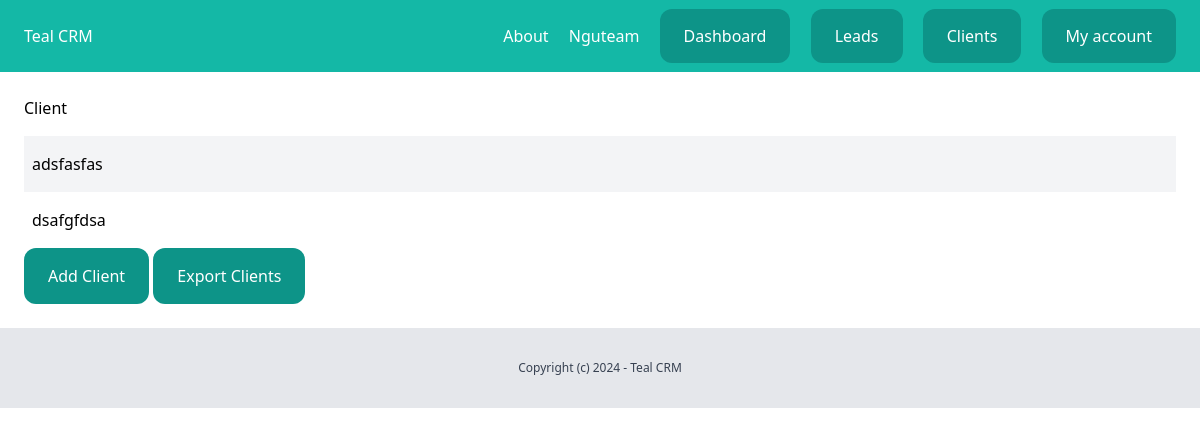
The app's page /dashboard/clients/ (signed in), older data.
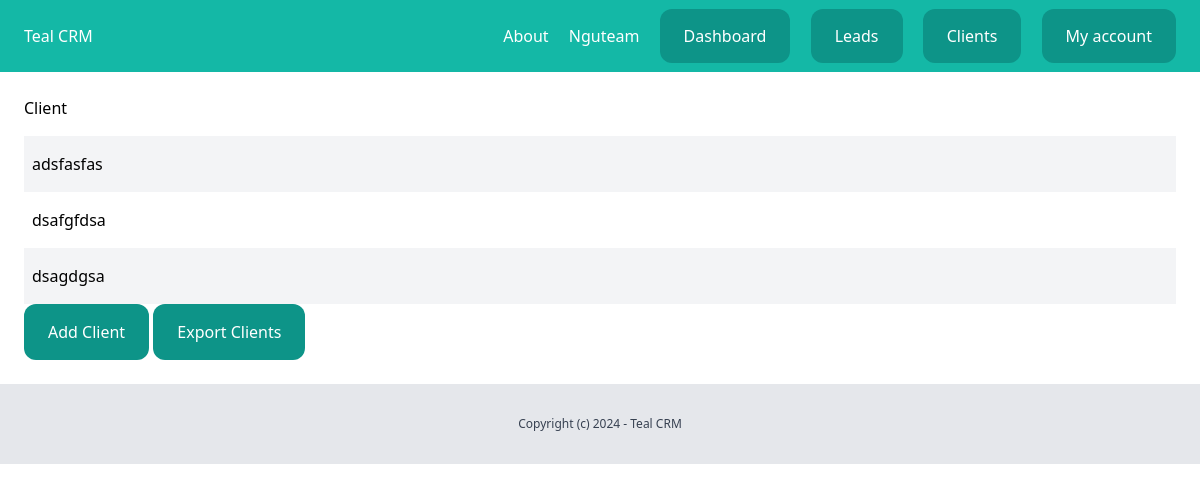
The same page, newer data.
### client/models.py (models this page shows, shortened)
class Client(models.Model):
    team = models.ForeignKey(Team, related_name="clients", on_delete=models.CASCADE)
    name = models.CharField(max_length=255)
    email = models.EmailField()
    description = models.TextField(blank=True, null=True)
    created_by = models.ForeignKey(User, related_name='clients', on_delete=models.CASCADE)
    created_at = models.DateTimeField(auto_now_add=True)
    modified_at = models.DateTimeField(auto_now=True)
    class Meta:
        ordering = ('name',)

### client/views.py (the view)
# urls.py: path('', views.clients_list, name="list"),
@login_required
def clients_list(request):
    clients = Client.objects.filter(created_by=request.user)
    return render(request, 'client/clients_list.html', {
        'clients': clients
    })

### team/context_processors.py (called while the page is built)
def active_team(request):
    if request.user.is_authenticated:
        if request.user.userprofile.active_team:
            active_team = request.user.userprofile.active_team
        else:
            active_team = Team.objects.filter(created_by=request.user)[0]
    else:
        active_team = None
    return {'active_team': active_team}

### client/templates/client/clients_list.html (shortened to what this page needs)
{% extends "core/base.html" %}
{% block content %}
<div class="py-6 px-6">
        <h1 class="mb-4 texl-xl">Client</h1>
        {% for client in clients %}
                <div class="flex justify-between">
                        <p class="py-4 px-2 w-full {% cycle 'bg-gray-100' '' %}">
                                <a href="{% url 'clients:detail' client.id %}">{{client.name}}</a>
                        </p>
                </div>
        {% empty %}
                <p>There are no client in database yet...</p>
        {% endfor %}
        <a href="{% url 'clients:add' %}" class="inline-block py-4 px-6 bg-teal-600 rounded-xl text-white">Add Client</a>
        <a href="{% url 'clients:export' %}" class="inline-block py-4 px-6 bg-teal-600 rounded-xl text-white">Export Clients</a>
</div>
{% endblock content %}

Row changes from the older to the newer data that the page shows:
added Client: name "dsagdgsa"
